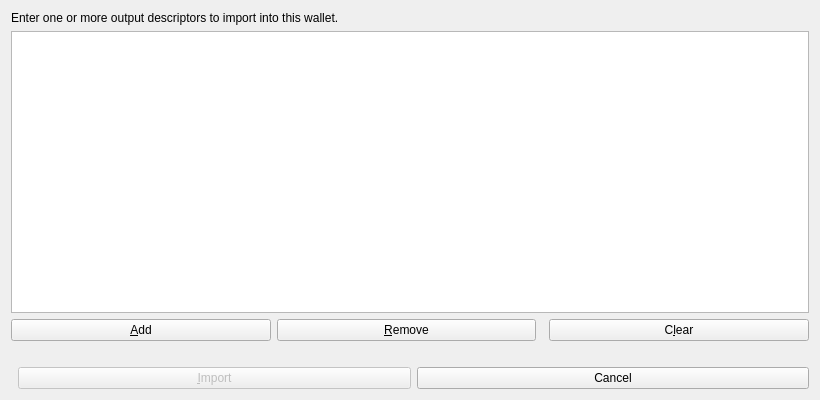
<?xml version="1.0" encoding="UTF-8"?>
<ui version="4.0">
 <class>ImportDescriptorsDialog</class>
 <widget class="QDialog" name="ImportDescriptorsDialog">
  <property name="windowTitle">
   <string>Import Descriptors</string>
  </property>
  <property name="minimumSize">
   <size><width>820</width><height>400</height></size>
  </property>
  <layout class="QVBoxLayout" name="verticalLayout">
   <item>
    <widget class="QLabel" name="infoLabel">
     <property name="text">
      <string>Enter one or more output descriptors to import into this wallet.</string>
     </property>
     <property name="wordWrap"><bool>true</bool></property>
    </widget>
   </item>
   <item>
    <widget class="QTableWidget" name="tableWidget">
     <property name="selectionMode">
      <enum>QAbstractItemView::ExtendedSelection</enum>
     </property>
     <property name="selectionBehavior">
      <enum>QAbstractItemView::SelectRows</enum>
     </property>
     <property name="alternatingRowColors"><bool>true</bool></property>
    </widget>
   </item>
   <item>
    <layout class="QHBoxLayout">
     <item>
      <widget class="QPushButton" name="addButton">
       <property name="text"><string>&amp;Add</string></property>
      </widget>
     </item>
     <item>
      <widget class="QPushButton" name="removeButton">
       <property name="text"><string>&amp;Remove</string></property>
      </widget>
     </item>
     <item>
      <spacer>
       <property name="orientation"><enum>Qt::Horizontal</enum></property>
      </spacer>
     </item>
     <item>
      <widget class="QPushButton" name="clearButton">
       <property name="text"><string>C&amp;lear</string></property>
      </widget>
     </item>
    </layout>
   </item>
   <item>
    <widget class="QLabel" name="statusLabel">
     <property name="text"><string/></property>
     <property name="wordWrap"><bool>true</bool></property>
    </widget>
   </item>
   <item>
    <layout class="QHBoxLayout">
     <item>
      <spacer>
       <property name="orientation"><enum>Qt::Horizontal</enum></property>
      </spacer>
     </item>
     <item>
      <widget class="QPushButton" name="importButton">
       <property name="text"><string>&amp;Import</string></property>
       <property name="enabled"><bool>false</bool></property>
       <property name="default"><bool>true</bool></property>
      </widget>
     </item>
     <item>
      <widget class="QPushButton" name="cancelButton">
       <property name="text"><string>Cancel</string></property>
      </widget>
     </item>
    </layout>
   </item>
  </layout>
 </widget>
</ui>
